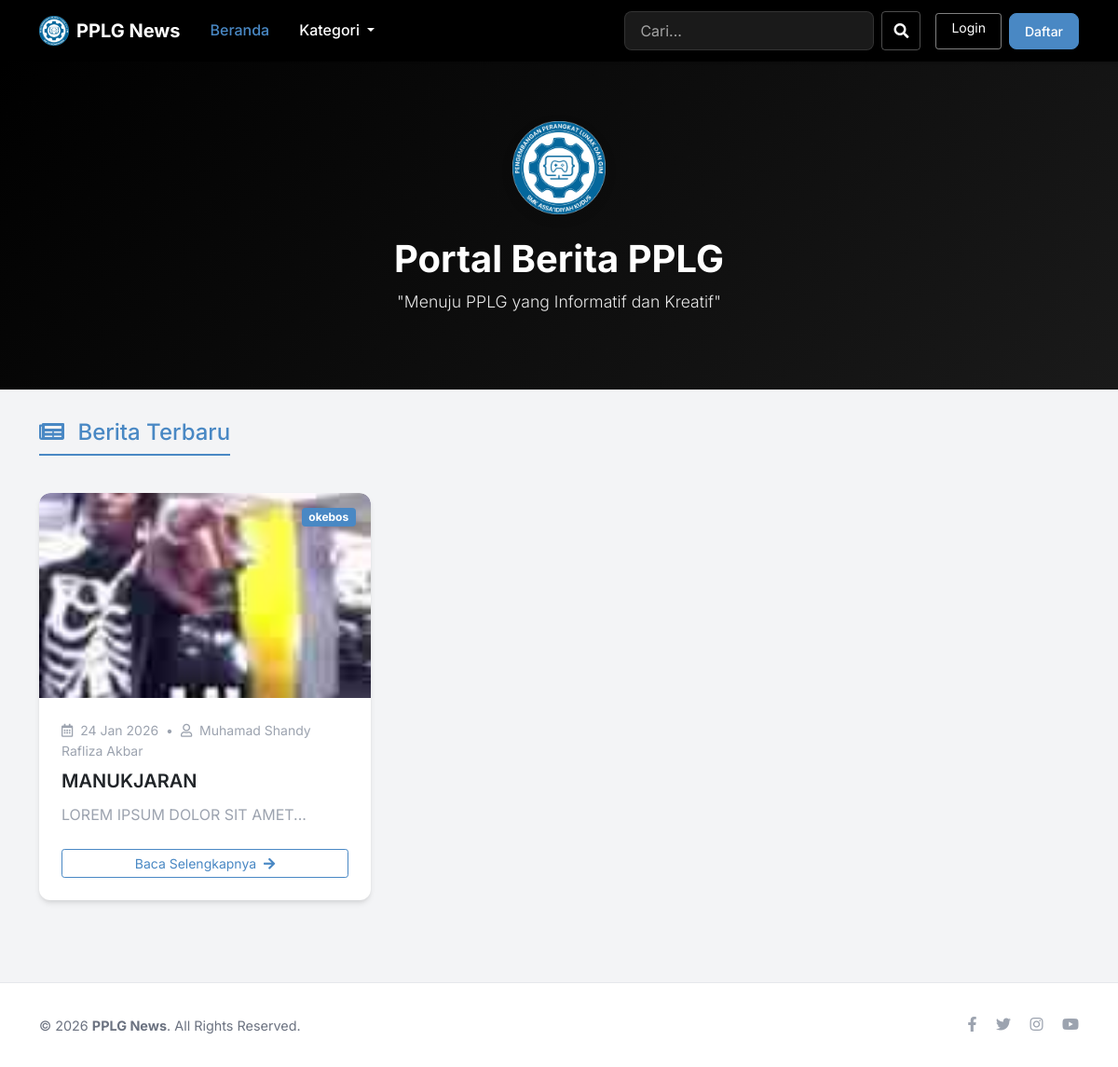
The page /index.php?page=beranda on the database its author committed.
### tables this page shows
CREATE TABLE `tbl_posts` (
  `id_post` int(25) NOT NULL,
  `img` varchar(255) NOT NULL,
  `judul` varchar(255) DEFAULT NULL,
  `artikel` text DEFAULT NULL,
  `date` date NOT NULL,
  `kategori` varchar(255) NOT NULL,
  `id_kategori` int(11) DEFAULT NULL,
  `author` varchar(255) DEFAULT NULL
);

### halaman/beranda.php (the view, shortened to what this page needs)
<?php
include 'config/config.php';
$query = mysqli_query($con, 'SELECT * FROM tbl_posts ORDER BY date DESC');
?>
<div class="col-12 mb-4">
	<h4 class="mb-3 border-bottom pb-2" style="border-bottom: 2px solid #4988C4 !important; display: inline-block; color: #4988C4;">
		<i class="fas fa-newspaper me-2"></i> Berita Terbaru
	</h4>
</div>
<?php if (mysqli_num_rows($query) > 0): ?>
	<?php foreach ($query as $data): ?>
		<div class="col-md-4 col-sm-6 mb-4">
			<div class="card h-100">
				<div class="position-relative">
					<img src="assets/file/post/<?= $data['img'] ?>" alt="<?= htmlspecialchars($data['judul']) ?>" class="card-img-top" style="height: 220px; object-fit: cover;">
					<div class="card-img-overlay p-0">
						<span class="badge position-absolute top-0 end-0 m-3 shadow-sm text-white" style="background-color: #4988C4;">
							<?= isset($data['kategori']) ? $data['kategori'] : 'Berita' ?>
						</span>
					</div>
				</div>
				<div class="card-body d-flex flex-column">
					<div class="mb-2 text-muted small">
						<i class="far fa-calendar-alt me-1"></i> <?= date('d M Y', strtotime($data['date'])) ?>
						<span class="mx-1">•</span>
						<i class="far fa-user me-1"></i> <?= htmlspecialchars($data['author']) ?>
					</div>
					<h5 class="card-title">
						<a href="index.php?page=detail&id=<?= $data['id_post'] ?>" class="text-decoration-none text-dark stretched-link">
							<?= htmlspecialchars($data['judul']) ?>
						</a>
					</h5>
					<p class="card-text text-muted mb-4 flex-grow-1">
						<?= htmlspecialchars(substr(strip_tags($data['artikel']), 0, 100)) ?>...
					</p>
					<div class="mt-auto">
						<a href="index.php?page=detail&id=<?= $data['id_post'] ?>" class="btn btn-outline-primary btn-sm w-100">
							Baca Selengkapnya <i class="fas fa-arrow-right ms-1"></i>
						</a>
					</div>
				</div>
			</div>
		</div>
	<?php endforeach; ?>
<?php endif; ?>

### index.php (style rules this page uses)
:root { --primary-color: #000000; --primary-light: #4988C4; --secondary-color: #1C4D8D; --bg-color: #f3f4f6; --text-main: #1f2937; --text-muted: #6b7280; --white: #ffffff; --card-shadow: 0 4px 6px -1px rgba(0, 0, 0, 0.1), 0 2px 4px -1px rgba(0, 0, 0, 0.06); --hover-shadow: 0 10px 15px -3px rgba(0, 0, 0, 0.1), 0 4px 6px -2px rgba(0, 0, 0, 0.05); }
body { font-family: 'Inter', sans-serif; background-color: var(--bg-color); color: var(--text-main); line-height: 1.6; }
.card { border: none; border-radius: 0.75rem; box-shadow: var(--card-shadow); transition: transform 0.2s, box-shadow 0.2s; background: var(--white); overflow: hidden; }
.card-img-top, .img-thumbnail { border-radius: 0.75rem 0.75rem 0 0; border: none; padding: 0; }
.card-body { padding: 1.5rem; }
.card-title { font-weight: 600; color: var(--text-main); margin-bottom: 0.75rem; }
.card-title a { color: inherit; text-decoration: none; }
.card-title a { transition: color 0.2s; }
.text-muted { color: #9ca3af !important; }
.btn-outline-primary { border-color: var(--primary-light); color: var(--primary-light); }

### rows shown on the page
tbl_posts: img (picture), kategori "okebos", date "24 Jan 2026", author "Muhamad Shandy Rafliza Akbar", judul "MANUKJARAN", artikel "LOREM IPSUM DOLOR SIT AMET"
